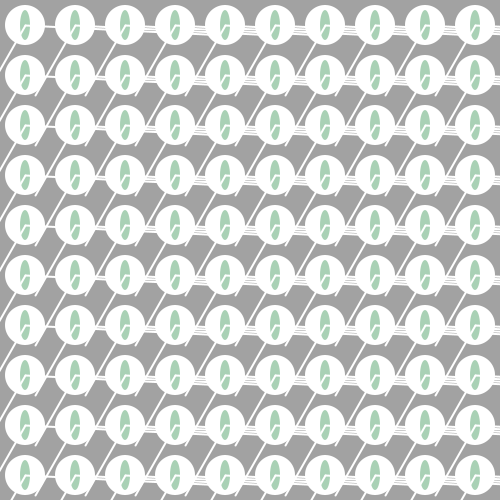
Frame 1 (no input)
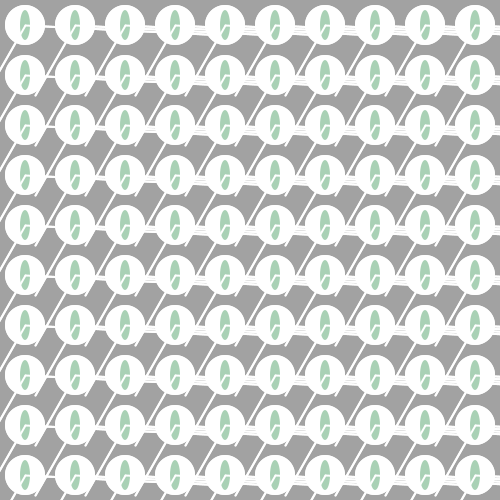
Frame 2 (the mouse pressed at the canvas centre, redrawn once)

The Processing sketch that drew these frames (run headless with seeded random() and noise(); the mouse was pressed at the canvas centre and the sketch redrawn once):

// Processing sketch: processing_84656
// ── processing_84656.pde

//Créer une boucle de répétition "tant que"

void setup () {
  size(500, 500);
  background(#A2A2A2);
  smooth();
}

void draw()
{

  noFill();

  for (int posX=25;posX< width;posX=posX+50)
  {
    for (int posY=25;posY< height;posY=posY+50)
    {
      fill(255);
      noStroke();
      ellipse(posX, posY, 40, 40);
      fill(#A9D1B5);
      ellipse(posX, posY, 10, 30);
      line(posX,posY,posX+70,posY+90);
      fill(229,83,122);
      
       stroke(255);
     strokeWeight(2);
       line(posX,posY,posX+200,posY+10);
       line(posX,posY,posX-40,posY+70);
      
    }
  }

  noLoop();
}
